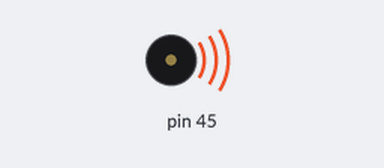
Bench run of a sketch on a simulated Arduino Mega 2560, built with avr-gcc and run on an emulated ATmega2560. Shown: buzzer (waves = sounding).

Above: at 0.1 s.
Timing chart, 0 to 1.6 s (numbered marks = the images above):
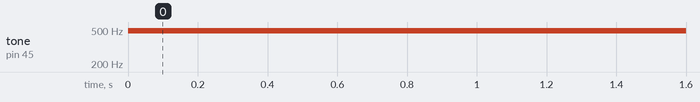

Measured:
- by itself, tone on pin 45: silent → 490 Hz at 0.00 s

The sketch:

SimpleBuzzer.ino
```cpp
/*! Test für den Buzzer */
#include <MeAuriga.h>

#define buzzerOn()  pinMode(45,OUTPUT),analogWrite(45, 127)
#define buzzerOff() pinMode(45,OUTPUT),analogWrite(45, 0)

void setup() {
  Serial.begin(115200);
}

void loop() {
  buzzerOn();
  delay(1000);
  buzzerOff();
  delay(1000);
}
```
